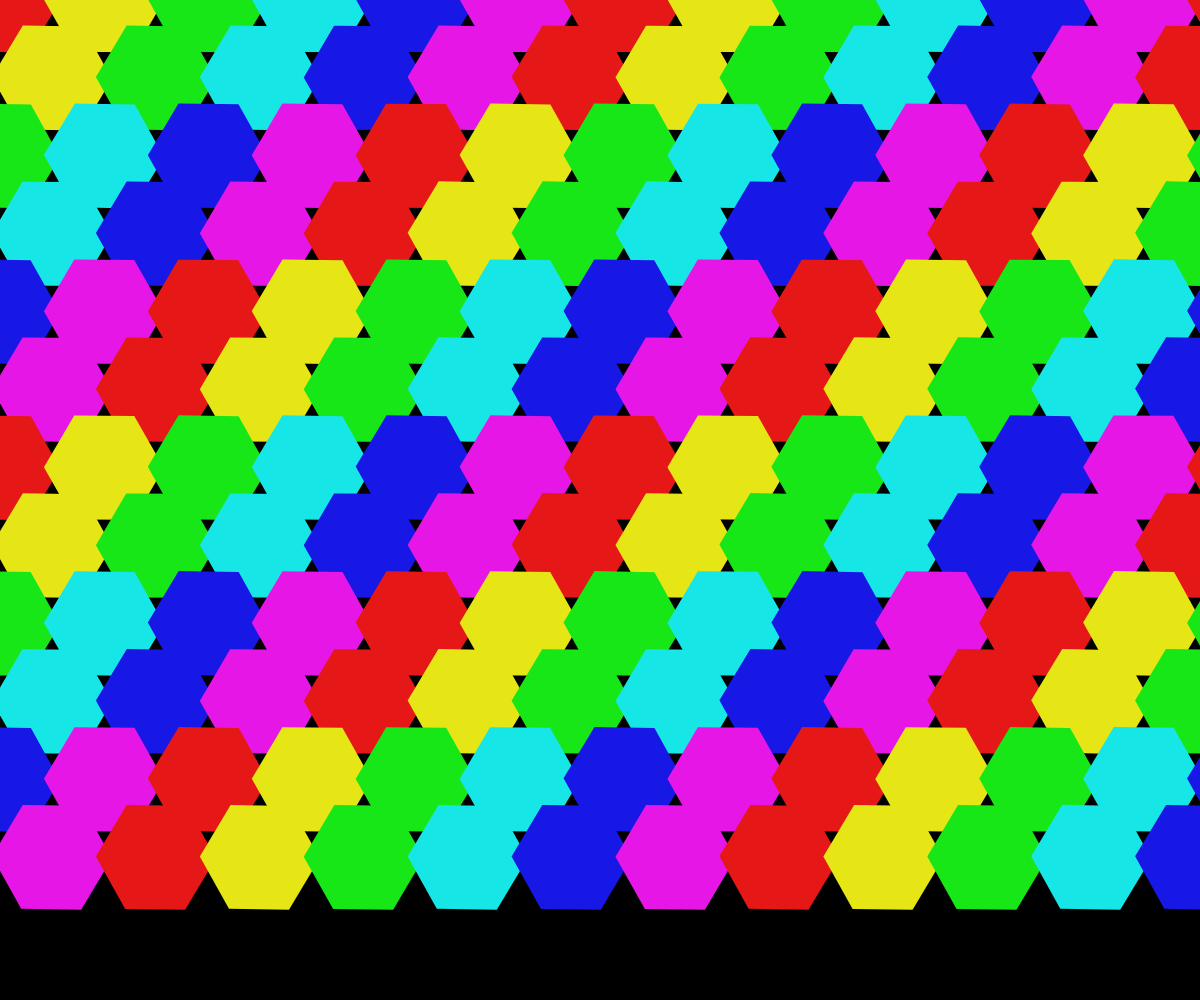
Frame 1 (no input)
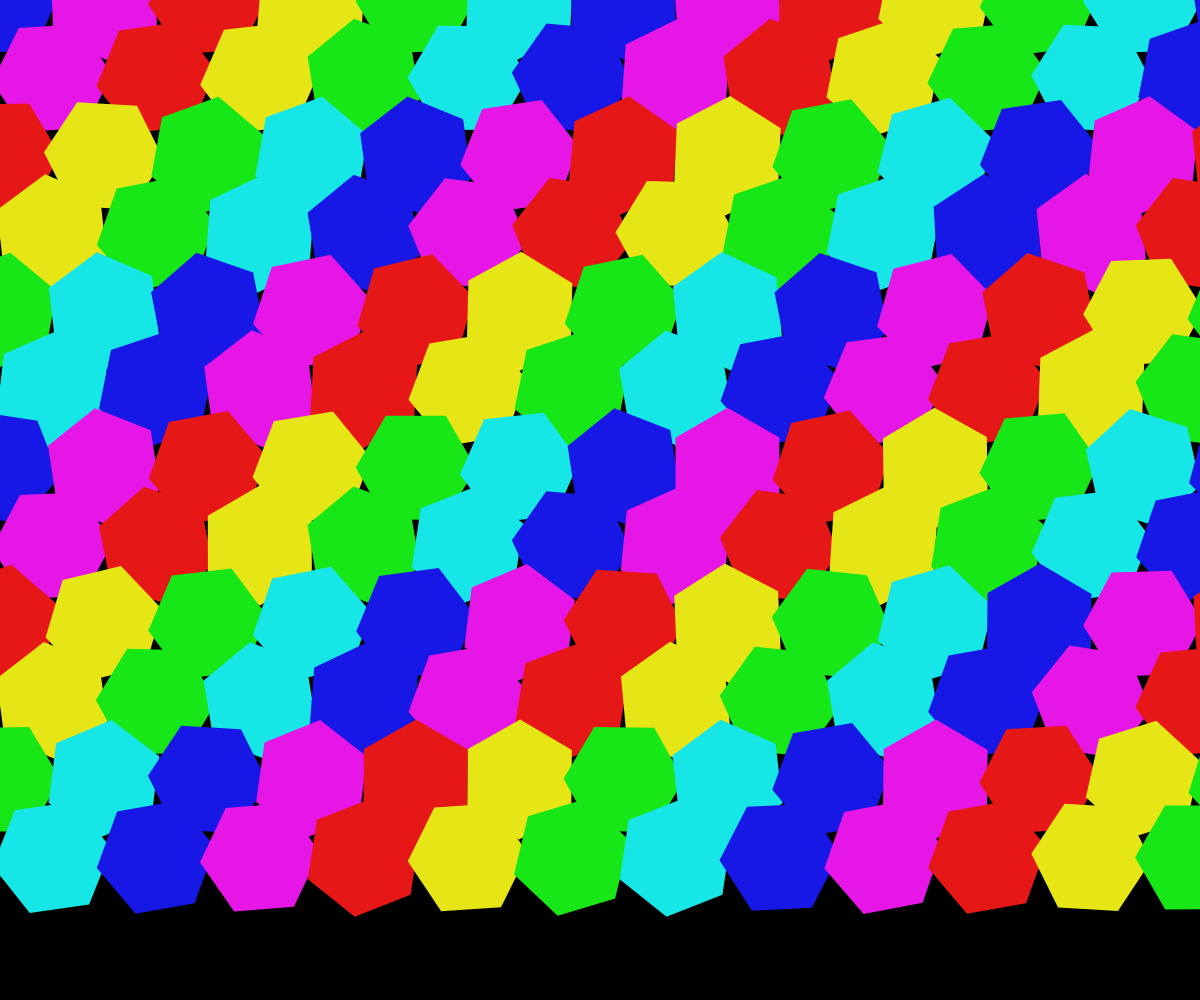
Frame 60 (no input)
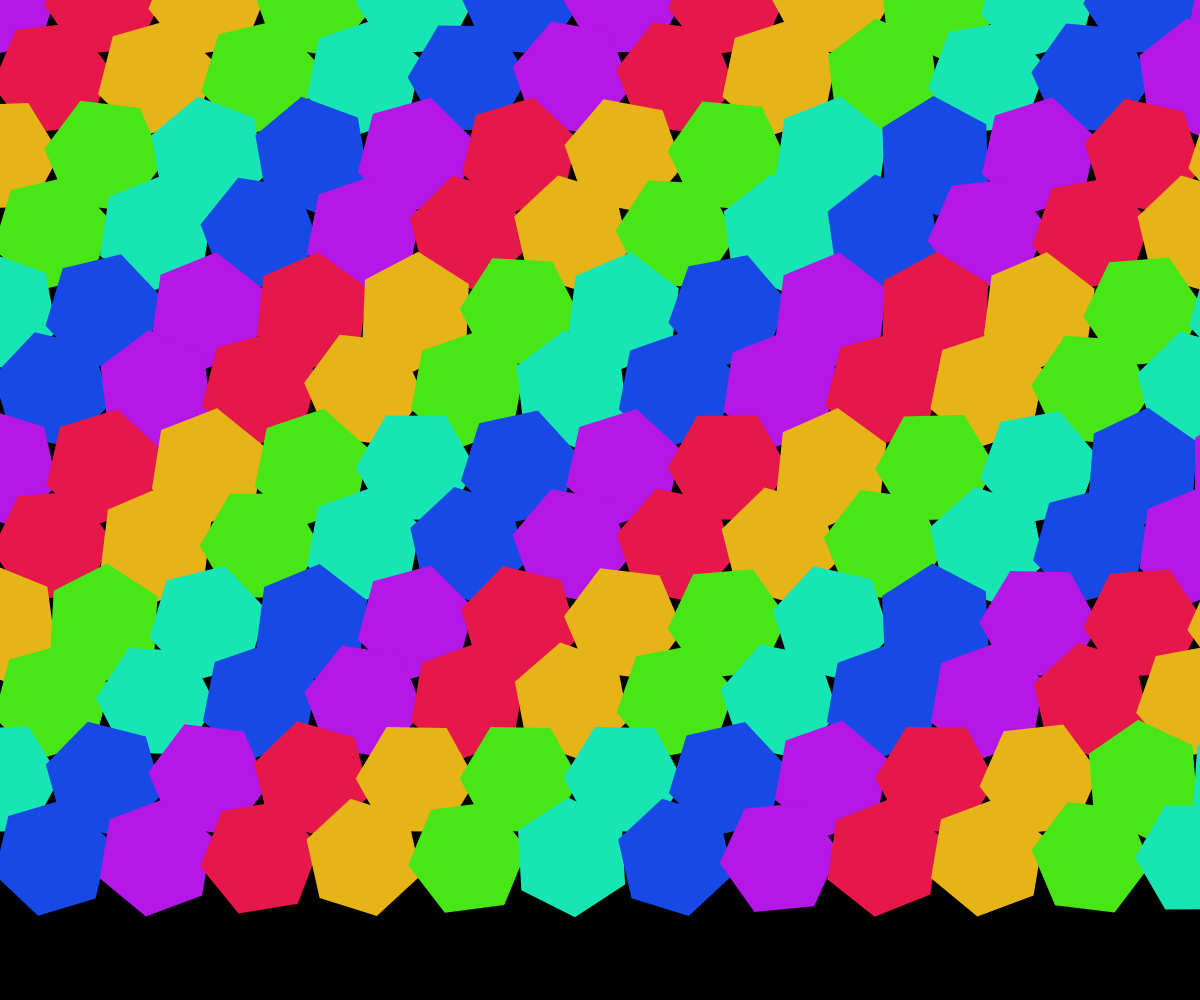
Frame 120 (the mouse pressed at the canvas centre since frame 60)

The p5.js sketch that drew these frames (run headless with seeded random() and noise() and a simulated clock; from frame 60 on, the mouse is pressed at the canvas centre):

// p5.js sketch
// ── sketch.js
let hexagons = [];
let palette = [];
let clickTriggered = false;
let clickTime = 0;

function setup() {
  createCanvas(windowWidth, windowHeight);
  colorMode(HSB, 360, 100, 100, 1);
  
  // Initialize hexagon grid
  let hexRadius = 60;
  let spacing = hexRadius * sqrt(3);
  let cols = ceil(width / spacing) + 2;
  let rows = ceil(height / spacing) + 2;
  
  for (let j = 0; j < rows; j++) {
    for (let i = 0; i < cols; i++) {
      let x = i * spacing + (j % 2) * spacing/2;
      let y = j * spacing * 0.75;
      hexagons.push({
        x: x,
        y: y,
        radius: hexRadius,
        rotation: 0,
        speed: random(0.005, 0.02),
        colorIndex: (i + j) % 6
      });
    }
  }
  
  // Initial palette
  generatePalette();
}

function draw() {
  if (clickTriggered && frameCount - clickTime > 30) {
    clickTriggered = false;
    generatePalette();
  }
  
  background(0);
  
  let time = millis() * 0.0005;
  
  for (let hex of hexagons) {
    // Update rotation
    hex.rotation += hex.speed;
    
    // Apply color shift if clicked
    let hueOffset = clickTriggered ? 180 : 0;
    let c = palette[(hex.colorIndex + int(time * 10) % 6) % 6];
    c = color((c + hueOffset) % 360, 90, 90);
    
    push();
    translate(hex.x, hex.y);
    rotate(hex.rotation);
    
    noStroke();
    fill(c);
    drawHexagon(hex.radius);
    
    pop();
  }
}

function drawHexagon(radius) {
  beginShape();
  for (let i = 0; i < 6; i++) {
    let angle = TWO_PI / 6 * i;
    let x = radius * cos(angle);
    let y = radius * sin(angle);
    vertex(x, y);
  }
  endShape(CLOSE);
}

function generatePalette() {
  palette = [];
  for (let i = 0; i < 6; i++) {
    palette.push((i * 60 + frameCount * 0.5) % 360);
  }
}

function mousePressed() {
  clickTriggered = true;
  clickTime = frameCount;
}

function windowResized() {
  resizeCanvas(windowWidth, windowHeight);
}
